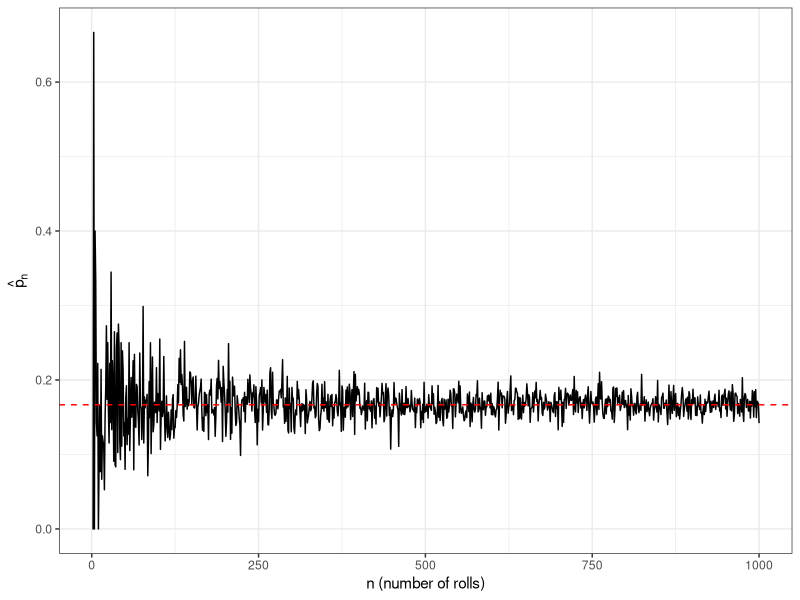

Write the R code that produced this figure.
## ---- chunk 1
## Demonstrate sample function for fair dice rolls

## Specify set of all outcomes in a vector
roll_outcomes <- c(1,2,3,4,5,6)

## Roll a fair die once
r1 <- sample(x=roll_outcomes, size=1, replace=TRUE)

r1

## Roll a fair die once
r5 <- sample(x=roll_outcomes, size=5, replace=TRUE)

r5
## ---- chunk 2
## This is the maximum number of observations I am going to make.
N <- 1000

## This creates a place to store my observations
## It is a data frame with two columns, n and p_n
## n is the sample size
## p_n is the observed proportion of times we roll a 1.
LLN_dr <- data.frame(n=1:N, p_n=rep(0,N))
for (n in 1:N){
  LLN_dr$p_n[n] <- sum(sample(x=roll_outcomes,size=n,replace=TRUE)==1)/n
}

## load ggplot2
library(ggplot2)

## ggplot for observed probability versus number of rolls
lln_p <- (ggplot(data=LLN_dr, aes(x=n, y=p_n)) + geom_line()
          + theme_bw() 
          + geom_hline(yintercept = 1/6, linetype="dashed", color="red")
          ## Adds a red dashed line at p, the true probability
          + xlab("n (number of rolls)") + ylab(expression(hat(p)[n])))
lln_p
## ---- chunk 3
## Weighted probability vector (Slide 63)
weighted.prob <- c(3/6,1/6,1/12,1/12,1/12,1/12)

## Copy and paste code from previous R chunk here
## Make sure you add the fourth argument, prob=weighted.prob, to the sample function
## Make sure you change the value of yintercept within geom_hline to correspond to the expected probability of observing a 1.

## -------------- YOUR ANSWER HERE -------------- ##


